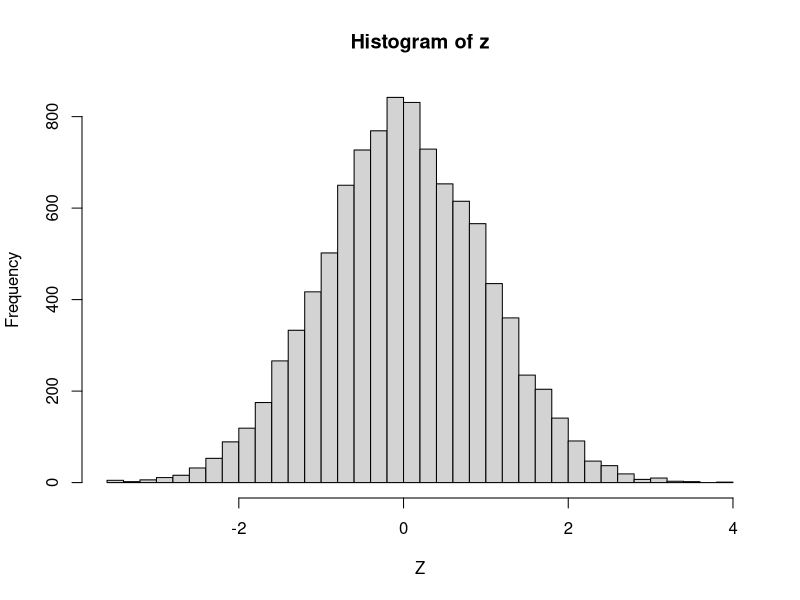
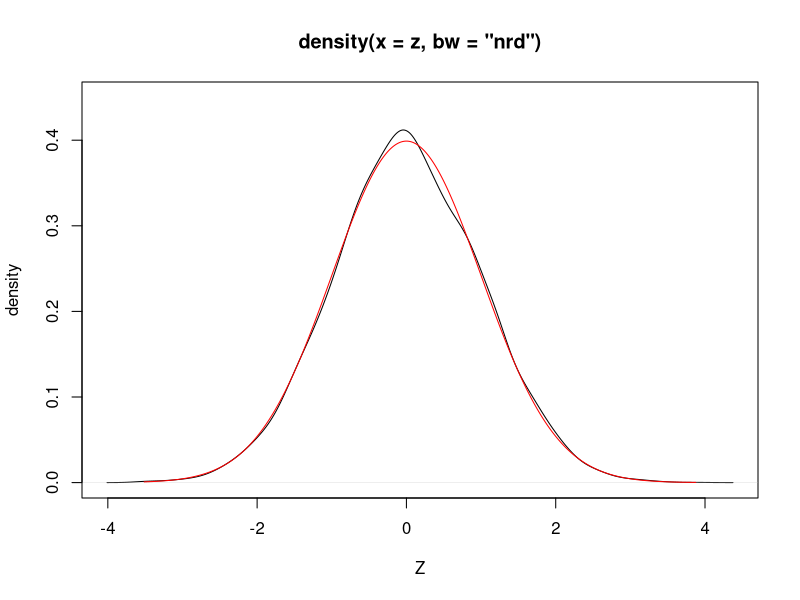
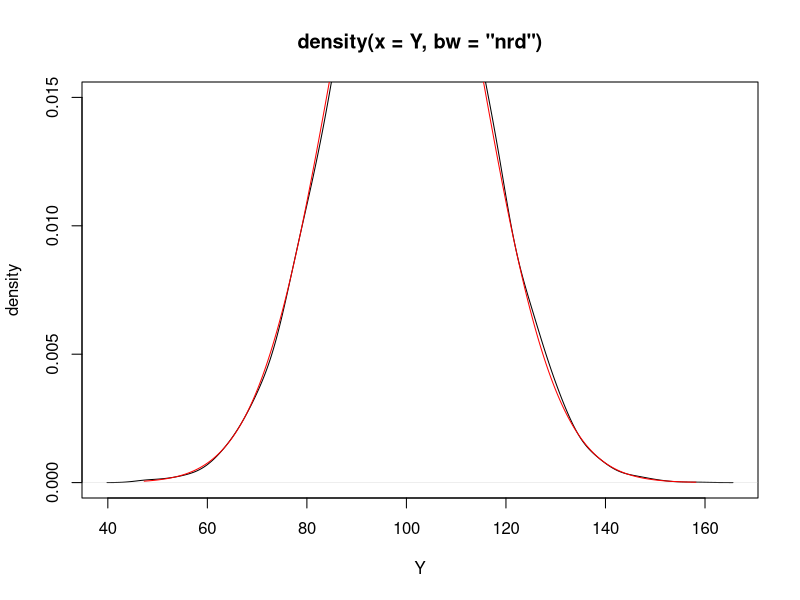

Here is the R script that generated these plots, in order:
# a)
n <- 10000

u1 <- runif(n)
u2 <- runif(n)

z <- cos(2*pi*u1) * sqrt(-2*log(u2))

hist(z, breaks = 30, xlab = "Z")

# b)
x <- seq(min(z), max(z), length.out = 1000)

dens <- density(z, bw = "nrd")

plot(dens, xlab = "Z", ylab = "density", ylim = c(0, 0.45))

lines(x, dnorm(x), col = "red")

# c)
Y <- 100 + 15*z

x <- seq(min(Y), max(Y), length.out = 1000)

dens <- density(Y, bw = "nrd")

plot(dens, xlab = "Y", ylab = "density", ylim = c(0, 0.015))

lines(x, dnorm(x, mean = 100, sd = 15), col = "red")
